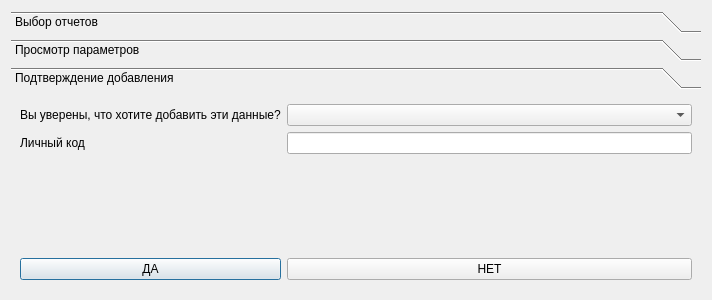
<?xml version="1.0" encoding="UTF-8"?>
<ui version="4.0">
 <class>ODGDataAddMaster</class>
 <widget class="QDialog" name="ODGDataAddMaster">
  <property name="geometry">
   <rect>
    <x>0</x>
    <y>0</y>
    <width>712</width>
    <height>300</height>
   </rect>
  </property>
  <property name="windowTitle">
   <string>Мастер добавления параметров</string>
  </property>
  <layout class="QHBoxLayout" name="horizontalLayout">
   <item>
    <widget class="QToolBox" name="toolBox">
     <property name="currentIndex">
      <number>2</number>
     </property>
     <widget class="QWidget" name="page">
      <property name="geometry">
       <rect>
        <x>0</x>
        <y>0</y>
        <width>635</width>
        <height>201</height>
       </rect>
      </property>
      <attribute name="label">
       <string>Выбор отчетов</string>
      </attribute>
      <layout class="QHBoxLayout" name="horizontalLayout_4">
       <item>
        <layout class="QVBoxLayout" name="verticalLayout_2">
         <item>
          <widget class="QTableView" name="tableView_2"/>
         </item>
         <item>
          <widget class="QProgressBar" name="progressBar">
           <property name="value">
            <number>0</number>
           </property>
          </widget>
         </item>
        </layout>
       </item>
      </layout>
     </widget>
     <widget class="QWidget" name="page_2">
      <property name="geometry">
       <rect>
        <x>0</x>
        <y>0</y>
        <width>635</width>
        <height>201</height>
       </rect>
      </property>
      <attribute name="label">
       <string>Просмотр параметров</string>
      </attribute>
      <layout class="QHBoxLayout" name="horizontalLayout_3">
       <item>
        <layout class="QVBoxLayout" name="verticalLayout">
         <item>
          <widget class="QTableView" name="tableView"/>
         </item>
         <item>
          <widget class="QProgressBar" name="progressBar_2">
           <property name="value">
            <number>24</number>
           </property>
          </widget>
         </item>
        </layout>
       </item>
      </layout>
     </widget>
     <widget class="QWidget" name="page_3">
      <attribute name="label">
       <string>Подтверждение добавления</string>
      </attribute>
      <layout class="QHBoxLayout" name="horizontalLayout_2">
       <item>
        <layout class="QGridLayout" name="gridLayout">
         <item row="0" column="0">
          <widget class="QLabel" name="label">
           <property name="text">
            <string>Вы уверены, что хотите добавить эти данные?</string>
           </property>
          </widget>
         </item>
         <item row="3" column="0">
          <widget class="QPushButton" name="pushButton">
           <property name="text">
            <string>ДА</string>
           </property>
          </widget>
         </item>
         <item row="3" column="1">
          <widget class="QPushButton" name="pushButton_2">
           <property name="text">
            <string>НЕТ</string>
           </property>
          </widget>
         </item>
         <item row="2" column="0">
          <spacer name="verticalSpacer">
           <property name="orientation">
            <enum>Qt::Vertical</enum>
           </property>
           <property name="sizeHint" stdset="0">
            <size>
             <width>20</width>
             <height>40</height>
            </size>
           </property>
          </spacer>
         </item>
         <item row="0" column="1">
          <widget class="QComboBox" name="comboBox"/>
         </item>
         <item row="1" column="0">
          <widget class="QLabel" name="label_2">
           <property name="text">
            <string>Личный код</string>
           </property>
          </widget>
         </item>
         <item row="1" column="1">
          <widget class="QLineEdit" name="lineEdit">
           <property name="echoMode">
            <enum>QLineEdit::Password</enum>
           </property>
          </widget>
         </item>
        </layout>
       </item>
      </layout>
     </widget>
    </widget>
   </item>
  </layout>
 </widget>
 <resources/>
 <connections/>
</ui>
